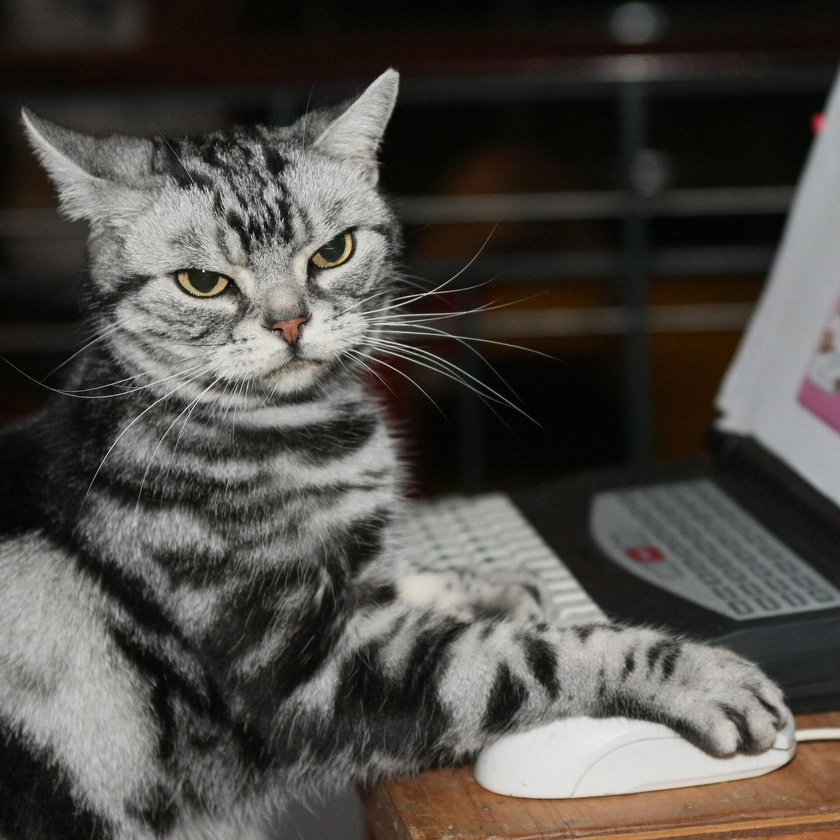
#> input picture notebooks/cat.jpeg, 840 x 840 px, shrunk from 1920 x 1920 before the run
$ jupyter execute --allow-errors primers.ipynb
#> lines starting #> are read from the running program, lines starting #| are printed output that depends on the picture; after the words box and inside, x2 and y2 are one past the last pixel; in counts of white or black regions, pixels touching at a corner belong together
# Примеры лабораторной работы

[cell 1]
import cv2
import numpy as np

[cell 2]
img = cv2.imread('cat.jpeg', 0)
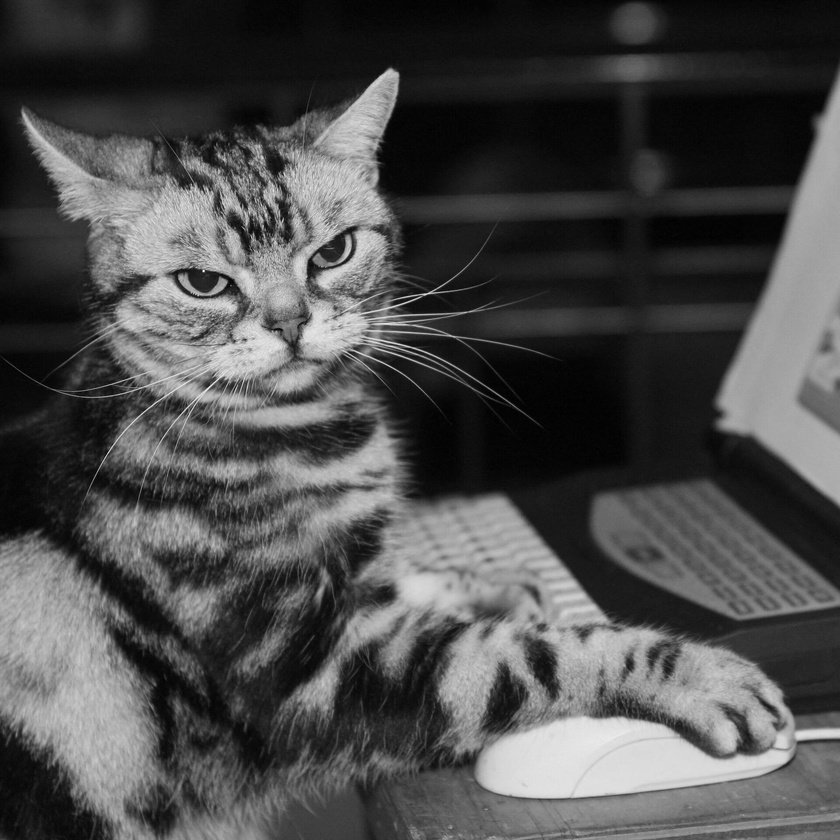
#> img: shape (840, 840); min 0, max 255, mean 76.2

[cell 3]
ret, thresh = cv2.threshold(img, 0, 255, 0)
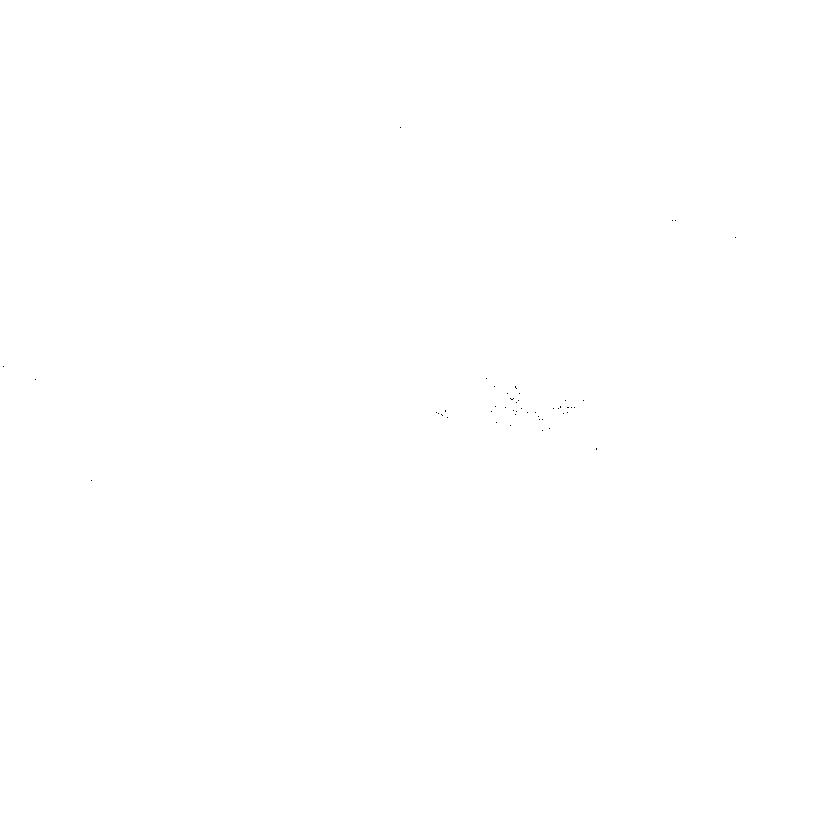
#> thresh: shape (840, 840); 100% white; black in thin lines or dots, all inside (x1, y1, x2, y2) = (3, 127, 736, 481)
#> (the rest of this cell did not finish here and is left out)
